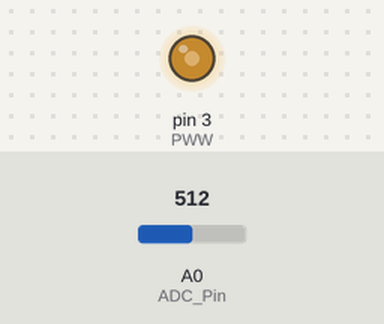
Bench run of a sketch on a simulated Arduino Uno, built with avr-gcc and run on an emulated ATmega328P. On the bench: output pins drawn as LEDs (lit = HIGH). Inputs (shaded band) come from the test bench; at power-on: A0 (ADC_Pin) = 512.

Above: at 1.2 s.
1.3 s: A0 (ADC_Pin) set to 716
At 2.5 s:
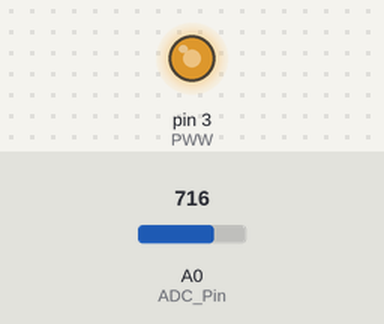
2.8 s: A0 (ADC_Pin) set to 900
At 3.8 s:
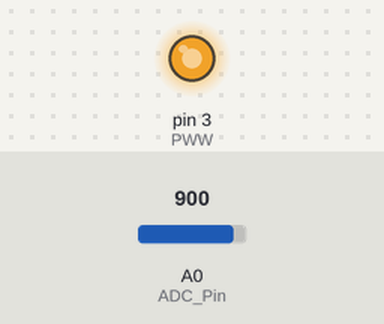
4.3 s: A0 (ADC_Pin) set to 122
At 5.0 s:
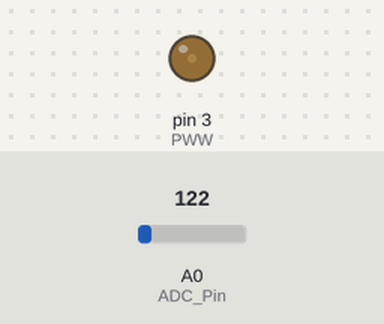
5.8 s: A0 (ADC_Pin) set to 0
At 6.1 s:
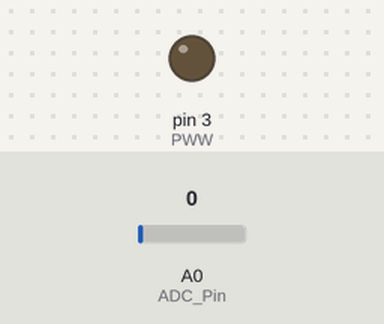
7.3 s: A0 (ADC_Pin) set to 511
At 8.5 s:
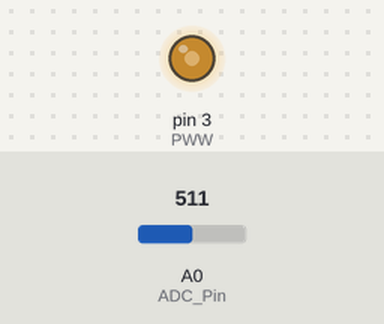
Timing chart, 0 to 9.8 s (numbered marks = the images above; inputs shaded):
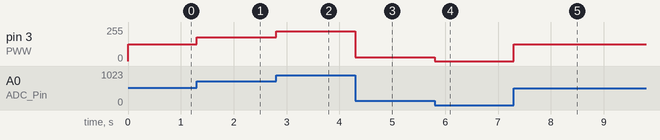

Measured:
- after the input at 1.3 s, pin 3 (PWW): 127/255 → 178/255 at once
- after the input at 2.8 s, pin 3 (PWW): 178/255 → 224/255 at once
- after the input at 4.3 s, pin 3 (PWW): 224/255 → 30/255 at once
- after the input at 5.8 s, pin 3 (PWW): 30/255 → 0/255 at once
- after the input at 7.3 s, pin 3 (PWW): 0/255 → 127/255 at once

The sketch:

Analog-InOutput.ino
```cpp
const int ADC_Pin = A0;
const int PWW = 3;
int ADC_Read;

void setup() {
  // put your setup code here, to run once:

}

void loop() {
  // put your main code here, to run repeatedly:
  ADC_Read = analogRead(ADC_Pin);
  // ADC_Read = 0 -> 1023
  // Hàm chuyển đổi thang đo:
  ADC_Read = map(ADC_Read, 0, 1023, 0, 255);
  // ADC_Read (now) 0 -> 255
  analogWrite(PWW, ADC_Read);
}
```
